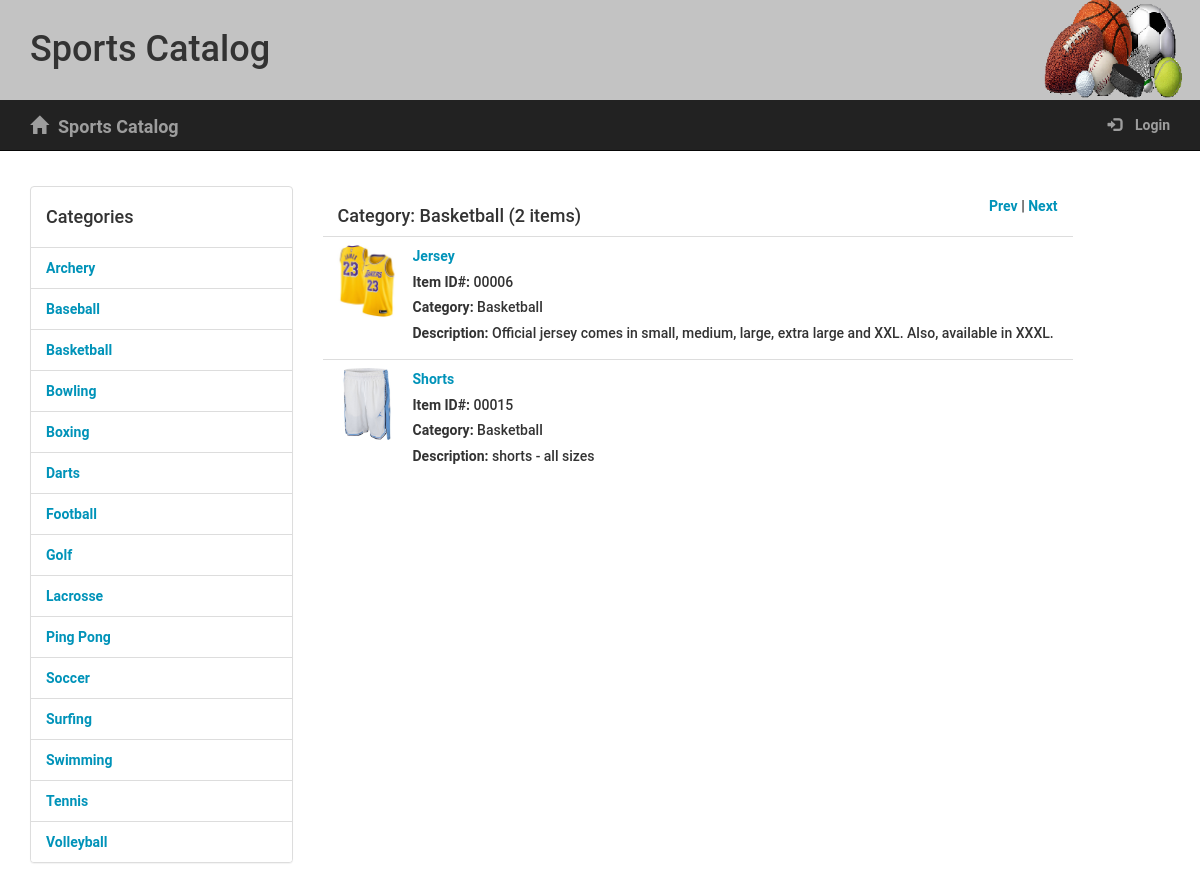
The app's page /catalog/Basketball/items/ with its own data.
### models.py (models this page shows, shortened)
class Category(Base):
    __tablename__ = 'category'
    name = Column(String(250), nullable=False, unique=True)
    id = Column(Integer, primary_key=True)
    user_id = Column(Integer, nullable=False)

class CatalogItem(Base):
    __tablename__ = 'catalogitem'
    __table_args__ = (
        Index('itemIndex', 'name', 'category_id', unique=True),
    )
    id = Column(Integer, primary_key=True)
    name = Column(String(250), nullable=False)
    desc = Column(String(250), nullable=False)
    image = Column(String(250), nullable=False)
    category_id = Column(ForeignKey('category.id'))
    category = relationship(Category, backref='items') # backref added for JSON endpoint
    user_id = Column(Integer, nullable=False)

### app.py (the view)
@app.route('/catalog/<string:name>/items/')
def showCategoryItems(name):
    category = session.query(Category).filter_by(name=name).one()
    items = session.query(
        CatalogItem).filter_by(category_id=category.id).order_by(
            asc(CatalogItem.name)).all()
    itemcount = session.query(
        CatalogItem).filter_by(category_id=category.id).count()
    if itemcount == 1:
        itemtitle = "%s (%s item)" % (category.name, str(itemcount))
    else:
        itemtitle = "%s (%s items)" % (category.name, str(itemcount))
    categories = session.query(
        Category).order_by(asc(Category.name)).all()
    cat = []
    for x, c in enumerate(categories):
        cat.append(c.name)
        if name == cat[x]:
            curIndex = x
    if curIndex == 0:
        prevCat = cat[len(cat)-1]
    else:
        prevCat = cat[curIndex-1]
    if curIndex == len(cat)-1:
        nextCat = cat[0]
    else:
        nextCat = cat[curIndex+1]
    return render_template('categories.html', category=category,
                           categories=categories, items=items,
                           itemtitle=itemtitle, displayRecent=False,
                           prevCat=prevCat, nextCat=nextCat)

### templates/categories.html (shortened to what this page needs)
{% extends "main.html" %}
{% block content %}
	<div class="row padding-top padding-bottom"></div>
	<div class="row grid-divider">
		<div class="col-sm-3">
			<div class="col-padding">
				<div class="panel-group">
					<div class="panel panel-default">
						<div class="list-group">
							<div class="panel-heading catheading"><h4>Categories</h4></div>
							{% for category in categories %}
								<div class="list-group-item"><a href="{{url_for('showCategoryItems', name=category.name)}}">{{category.name}}</a></div>
							{% endfor %}
						</div>
					</div>
				</div>
			</div>
		</div>
		<div class="col-sm-8 ">
			{% if displayRecent %}
				<div class="panel-heading "><h4>Items Recently Added</h4></div>
			{%else%}
				<div class="panel-heading"><h4 class="pull-left">Category: {{itemtitle}}</h4>
					<div class="pull-right">
						<div class="col-sm-1"></div>
						<div class="pull-right">
							<a href="{{url_for('showCategoryItems', name=prevCat)}}">Prev</a> | <a href="{{url_for('showCategoryItems', name=nextCat)}}">Next</a>
						</div>
					</div>
				</div>
			{% endif %}
			<table class="table table-hover">
				<tbody>
					{% if displayRecent %}
						{% for item in items %}
							<tr>
								<td class="col-sm-8 col-md-6">
										<div class="media-left">
											<img class="media-object" src="{{ url_for('send_image', filename=item[0].image) }}" style="width: 72px; height: 72px;">
										</div>
										<div class="media-body">
											<h4 class="media-heading"><a href= "{{url_for('showItem', category_name=item[1], item_name=item[0].name)}}">{{item[0].name}}</a></h4>
											<h5><span>Item ID#: </span>{{'{:0>5d}'.format(item[0].id)}}</h5>
											<h5><span>Category: </span>{{item[1]}}</h5>
											<h5><span>Description: </span>{{item[0].desc}}</h5>
										</div>
									</div>
								</td>
							</tr>
						{% endfor %}
					{%else%}
						{% for item in items %}
							<tr>
								<td class="col-sm-8 col-md-6">
									<div class="media-left">
										<img class="media-object" src="{{ url_for('send_image', filename=item.image) }}" style="width: 72px; height: 72px;">
									</div>
									<div class="media-body">
										<h4 class="media-heading"><a href= "{{url_for('showItem', category_name=category.name, item_name=item.name)}}">{{item.name}}</a></h4>
										<h5><span>Item ID#: </span>{{'{:0>5d}'.format(item.id)}}</h5>
										<h5><span>Category: </span>{{category.name}}</h5>
										<h5><span>Description: </span>{{item.desc}}</h5>
									</div>
								</td>
							</tr>
						{% endfor %}
					{% endif %}
				</tbody>
			</table>
		</div>
	</div>
{% endblock %}

### static/styles.css (style rules this page uses)
* { font-family: "Helvetica Neue Bold", Roboto, Helvetica, Arial, sans-serif; font-weight: 700; }
a { font-size: 14px; color: #0093B9; line-height: 17px; }
.padding-top { padding-top: 10px; }
.padding-bottom { padding-bottom: 10px; }

### records on screen
Category: name "Archery"
Category: name "Baseball"
Category: name "Basketball"
Category: name "Bowling"
Category: name "Boxing"
Category: name "Darts"
Category: name "Football"
Category: name "Golf"
Category: name "Lacrosse"
Category: name "Ping Pong"
Category: name "Soccer"
Category: name "Surfing"
Category: name "Swimming"
Category: name "Tennis"
Category: name "Volleyball"
CatalogItem: image (picture), name "Jersey", id "00006", desc "Official jersey comes in small, medium, large, extra large and XXL. Also, available in XXXL."
CatalogItem: image (picture), name "Shorts", id "00015", desc "shorts - all sizes"

### other values on screen
{{ itemtitle }} "Basketball (2 items)"
